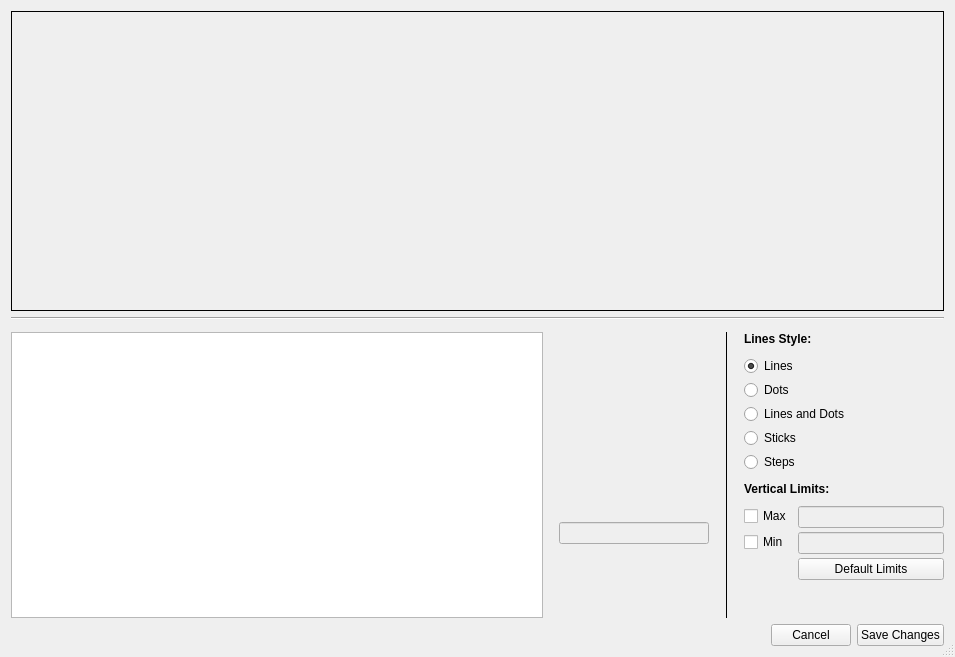
<?xml version="1.0" encoding="UTF-8"?>
<ui version="4.0">
 <class>PlotWidgetEditor</class>
 <widget class="QDialog" name="PlotWidgetEditor">
  <property name="geometry">
   <rect>
    <x>0</x>
    <y>0</y>
    <width>955</width>
    <height>657</height>
   </rect>
  </property>
  <property name="minimumSize">
   <size>
    <width>900</width>
    <height>0</height>
   </size>
  </property>
  <property name="maximumSize">
   <size>
    <width>16777215</width>
    <height>16777215</height>
   </size>
  </property>
  <property name="windowTitle">
   <string>Edit the Plot Area</string>
  </property>
  <property name="sizeGripEnabled">
   <bool>true</bool>
  </property>
  <property name="modal">
   <bool>false</bool>
  </property>
  <layout class="QVBoxLayout" name="verticalLayout_2">
   <item>
    <widget class="QFrame" name="framePlotPreview">
     <property name="minimumSize">
      <size>
       <width>800</width>
       <height>300</height>
      </size>
     </property>
     <property name="frameShape">
      <enum>QFrame::Box</enum>
     </property>
    </widget>
   </item>
   <item>
    <widget class="Line" name="line">
     <property name="orientation">
      <enum>Qt::Horizontal</enum>
     </property>
    </widget>
   </item>
   <item>
    <widget class="QWidget" name="widgetBottom" native="true">
     <property name="minimumSize">
      <size>
       <width>0</width>
       <height>250</height>
      </size>
     </property>
     <property name="maximumSize">
      <size>
       <width>16777215</width>
       <height>16777215</height>
      </size>
     </property>
     <layout class="QHBoxLayout" name="horizontalLayout" stretch="2,0,0,0">
      <property name="spacing">
       <number>16</number>
      </property>
      <property name="leftMargin">
       <number>0</number>
      </property>
      <property name="topMargin">
       <number>6</number>
      </property>
      <property name="rightMargin">
       <number>0</number>
      </property>
      <property name="bottomMargin">
       <number>0</number>
      </property>
      <item>
       <widget class="QWidget" name="widgetNames" native="true">
        <property name="minimumSize">
         <size>
          <width>300</width>
          <height>0</height>
         </size>
        </property>
        <layout class="QVBoxLayout" name="verticalLayout_3">
         <property name="spacing">
          <number>0</number>
         </property>
         <property name="leftMargin">
          <number>0</number>
         </property>
         <property name="topMargin">
          <number>0</number>
         </property>
         <property name="rightMargin">
          <number>0</number>
         </property>
         <property name="bottomMargin">
          <number>0</number>
         </property>
         <item>
          <widget class="QListWidget" name="listWidget">
           <property name="sizePolicy">
            <sizepolicy hsizetype="Expanding" vsizetype="Minimum">
             <horstretch>0</horstretch>
             <verstretch>0</verstretch>
            </sizepolicy>
           </property>
           <property name="minimumSize">
            <size>
             <width>300</width>
             <height>0</height>
            </size>
           </property>
           <property name="maximumSize">
            <size>
             <width>16777215</width>
             <height>16777215</height>
            </size>
           </property>
           <property name="focusPolicy">
            <enum>Qt::ClickFocus</enum>
           </property>
           <property name="editTriggers">
            <set>QAbstractItemView::NoEditTriggers</set>
           </property>
           <property name="selectionMode">
            <enum>QAbstractItemView::SingleSelection</enum>
           </property>
           <property name="selectionBehavior">
            <enum>QAbstractItemView::SelectRows</enum>
           </property>
          </widget>
         </item>
        </layout>
       </widget>
      </item>
      <item>
       <widget class="QWidget" name="widgetColor" native="true">
        <property name="enabled">
         <bool>false</bool>
        </property>
        <property name="minimumSize">
         <size>
          <width>150</width>
          <height>250</height>
         </size>
        </property>
        <property name="maximumSize">
         <size>
          <width>150</width>
          <height>16777215</height>
         </size>
        </property>
        <layout class="QVBoxLayout" name="verticalLayout_6">
         <property name="spacing">
          <number>10</number>
         </property>
         <property name="leftMargin">
          <number>0</number>
         </property>
         <property name="topMargin">
          <number>0</number>
         </property>
         <property name="rightMargin">
          <number>0</number>
         </property>
         <property name="bottomMargin">
          <number>0</number>
         </property>
         <item>
          <widget class="QWidget" name="widgetWheel" native="true">
           <property name="minimumSize">
            <size>
             <width>150</width>
             <height>180</height>
            </size>
           </property>
           <property name="maximumSize">
            <size>
             <width>150</width>
             <height>180</height>
            </size>
           </property>
          </widget>
         </item>
         <item>
          <widget class="QLineEdit" name="editColotText">
           <property name="focusPolicy">
            <enum>Qt::ClickFocus</enum>
           </property>
          </widget>
         </item>
         <item>
          <spacer name="verticalSpacer_2">
           <property name="orientation">
            <enum>Qt::Vertical</enum>
           </property>
           <property name="sizeHint" stdset="0">
            <size>
             <width>20</width>
             <height>40</height>
            </size>
           </property>
          </spacer>
         </item>
        </layout>
       </widget>
      </item>
      <item>
       <widget class="Line" name="line_2">
        <property name="frameShadow">
         <enum>QFrame::Plain</enum>
        </property>
        <property name="orientation">
         <enum>Qt::Vertical</enum>
        </property>
       </widget>
      </item>
      <item>
       <widget class="QWidget" name="widgetMore" native="true">
        <property name="enabled">
         <bool>true</bool>
        </property>
        <property name="minimumSize">
         <size>
          <width>200</width>
          <height>250</height>
         </size>
        </property>
        <property name="maximumSize">
         <size>
          <width>200</width>
          <height>16777215</height>
         </size>
        </property>
        <layout class="QVBoxLayout" name="verticalLayout_4">
         <property name="spacing">
          <number>10</number>
         </property>
         <property name="leftMargin">
          <number>0</number>
         </property>
         <property name="topMargin">
          <number>0</number>
         </property>
         <property name="rightMargin">
          <number>0</number>
         </property>
         <property name="bottomMargin">
          <number>0</number>
         </property>
         <item>
          <widget class="QLabel" name="label">
           <property name="font">
            <font>
             <weight>75</weight>
             <bold>true</bold>
            </font>
           </property>
           <property name="text">
            <string>Lines Style:</string>
           </property>
          </widget>
         </item>
         <item>
          <widget class="QFrame" name="frameStyle">
           <property name="minimumSize">
            <size>
             <width>200</width>
             <height>0</height>
            </size>
           </property>
           <property name="maximumSize">
            <size>
             <width>400</width>
             <height>200</height>
            </size>
           </property>
           <layout class="QVBoxLayout" name="verticalLayout_5">
            <property name="spacing">
             <number>4</number>
            </property>
            <property name="leftMargin">
             <number>0</number>
            </property>
            <property name="topMargin">
             <number>0</number>
            </property>
            <property name="rightMargin">
             <number>0</number>
            </property>
            <property name="bottomMargin">
             <number>0</number>
            </property>
            <item>
             <widget class="QRadioButton" name="radioLines">
              <property name="focusPolicy">
               <enum>Qt::NoFocus</enum>
              </property>
              <property name="text">
               <string>Lines</string>
              </property>
              <property name="checked">
               <bool>true</bool>
              </property>
             </widget>
            </item>
            <item>
             <widget class="QRadioButton" name="radioPoints">
              <property name="focusPolicy">
               <enum>Qt::NoFocus</enum>
              </property>
              <property name="text">
               <string>Dots</string>
              </property>
             </widget>
            </item>
            <item>
             <widget class="QRadioButton" name="radioBoth">
              <property name="focusPolicy">
               <enum>Qt::NoFocus</enum>
              </property>
              <property name="text">
               <string>Lines and Dots</string>
              </property>
             </widget>
            </item>
            <item>
             <widget class="QRadioButton" name="radioSticks">
              <property name="text">
               <string>Sticks</string>
              </property>
             </widget>
            </item>
             <item>
             <widget class="QRadioButton" name="radioSteps">
              <property name="text">
               <string>Steps</string>
              </property>
             </widget>
            </item>
           </layout>
          </widget>
         </item>
         <item>
          <widget class="QLabel" name="label_2">
           <property name="font">
            <font>
             <weight>75</weight>
             <bold>true</bold>
            </font>
           </property>
           <property name="text">
            <string>Vertical Limits:</string>
           </property>
          </widget>
         </item>
         <item>
          <widget class="QFrame" name="frameLimits">
           <property name="minimumSize">
            <size>
             <width>200</width>
             <height>0</height>
            </size>
           </property>
           <property name="maximumSize">
            <size>
             <width>16777215</width>
             <height>200</height>
            </size>
           </property>
           <layout class="QFormLayout" name="formLayout">
            <property name="horizontalSpacing">
             <number>6</number>
            </property>
            <property name="verticalSpacing">
             <number>4</number>
            </property>
            <property name="leftMargin">
             <number>0</number>
            </property>
            <property name="topMargin">
             <number>0</number>
            </property>
            <property name="rightMargin">
             <number>0</number>
            </property>
            <property name="bottomMargin">
             <number>0</number>
            </property>
            <item row="1" column="0">
             <widget class="QCheckBox" name="checkBoxMax">
              <property name="focusPolicy">
               <enum>Qt::NoFocus</enum>
              </property>
              <property name="text">
               <string>Max</string>
              </property>
             </widget>
            </item>
            <item row="1" column="1">
             <widget class="QLineEdit" name="lineLimitMax">
              <property name="enabled">
               <bool>false</bool>
              </property>
              <property name="focusPolicy">
               <enum>Qt::ClickFocus</enum>
              </property>
             </widget>
            </item>
            <item row="2" column="0">
             <widget class="QCheckBox" name="checkBoxMin">
              <property name="focusPolicy">
               <enum>Qt::NoFocus</enum>
              </property>
              <property name="text">
               <string>Min</string>
              </property>
             </widget>
            </item>
            <item row="2" column="1">
             <widget class="QLineEdit" name="lineLimitMin">
              <property name="enabled">
               <bool>false</bool>
              </property>
              <property name="focusPolicy">
               <enum>Qt::ClickFocus</enum>
              </property>
             </widget>
            </item>
            <item row="3" column="1">
             <layout class="QHBoxLayout" name="horizontalLayout_2">
              <property name="topMargin">
               <number>0</number>
              </property>
              <item>
               <widget class="QPushButton" name="pushButtonReset">
                <property name="minimumSize">
                 <size>
                  <width>110</width>
                  <height>0</height>
                 </size>
                </property>
                <property name="maximumSize">
                 <size>
                  <width>16777215</width>
                  <height>16777215</height>
                 </size>
                </property>
                <property name="focusPolicy">
                 <enum>Qt::NoFocus</enum>
                </property>
                <property name="layoutDirection">
                 <enum>Qt::LeftToRight</enum>
                </property>
                <property name="text">
                 <string>Default Limits</string>
                </property>
                <property name="flat">
                 <bool>false</bool>
                </property>
               </widget>
              </item>
             </layout>
            </item>
           </layout>
          </widget>
         </item>
         <item>
          <spacer name="verticalSpacer">
           <property name="orientation">
            <enum>Qt::Vertical</enum>
           </property>
           <property name="sizeHint" stdset="0">
            <size>
             <width>20</width>
             <height>40</height>
            </size>
           </property>
          </spacer>
         </item>
        </layout>
       </widget>
      </item>
     </layout>
    </widget>
   </item>
   <item>
    <layout class="QHBoxLayout" name="horizontalLayout_3">
     <property name="topMargin">
      <number>0</number>
     </property>
     <item>
      <spacer name="horizontalSpacer">
       <property name="orientation">
        <enum>Qt::Horizontal</enum>
       </property>
       <property name="sizeHint" stdset="0">
        <size>
         <width>40</width>
         <height>20</height>
        </size>
       </property>
      </spacer>
     </item>
     <item>
      <widget class="QPushButton" name="pushButtonCancel">
       <property name="focusPolicy">
        <enum>Qt::NoFocus</enum>
       </property>
       <property name="text">
        <string>Cancel</string>
       </property>
      </widget>
     </item>
     <item>
      <widget class="QPushButton" name="pushButtonSave">
       <property name="focusPolicy">
        <enum>Qt::NoFocus</enum>
       </property>
       <property name="text">
        <string>Save Changes</string>
       </property>
      </widget>
     </item>
    </layout>
   </item>
  </layout>
 </widget>
 <resources/>
 <connections/>
</ui>
